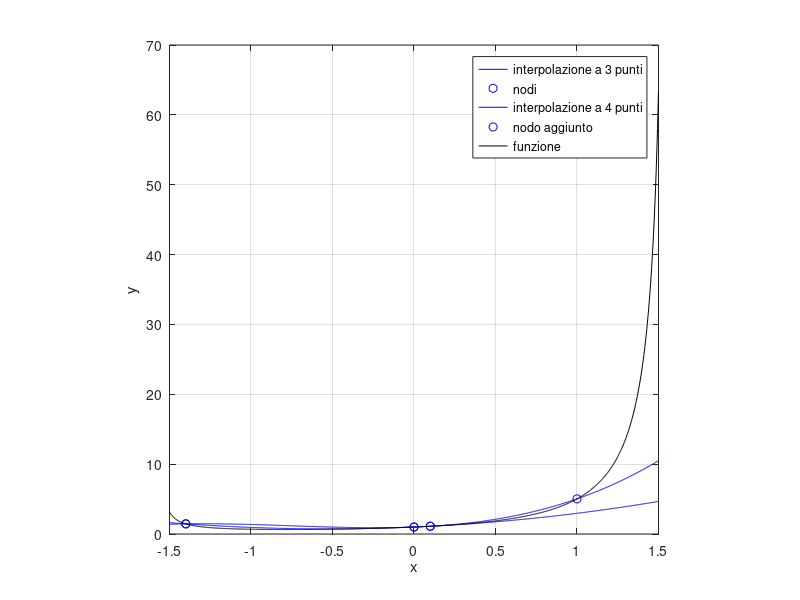

Recreate this plot in MATLAB.
% Esercizio 3
close all
clear
clc
format long e
% costruzione del polinomio interpolatore attraverso la matrice di 
% Vandermonde relativa a 3 punti di interpolazione
x_interp=[-1.4,0,0.1];
y_interp=[1.450850792298967,1,1.110719891073862]';
matrix=vander(x_interp);
coeff=matrix\y_interp;
%grafico
a=-1.5;
b=1.5;
x=linspace(a,b,1000);
y=polyval(coeff,x);
plot(x,y,'b')
hold on
plot(x_interp,y_interp,'ob')
axis square
grid on
xlabel('x')
ylabel('y')
% costruzione del polinomio interpolatore attraverso la matrice di 
% Vandermonde relativa a 4 punti di interpolazione
x_interp=[x_interp,1];
y_interp=[y_interp;5.031038733198447];
matrix=vander(x_interp);
coeff=matrix\y_interp;
y=polyval(coeff,x);
hold on
plot(x,y,'b')
plot(x_interp,y_interp,'ob')
% grafico della funzione
f=@(x) exp(x)./cos(x);
plot(x,f(x),'k')
legend('interpolazione a 3 punti','nodi','interpolazione a 4 punti','nodo aggiunto','funzione')
% costruzione del polinomio interpolatore attraverso la matrice di 
% Vandermonde con un numero crescente di punti di interpolazione
for n=10:10:100
    x_interp=linspace(a,b,n);
    y_interp=f(x_interp)';
    matrix=vander(x_interp);
    condiz(n/10)=cond(matrix);
    coeff=matrix\y_interp;
    y=polyval(coeff,x);
    y_bis=interp1(x_interp,y_interp,x);
    err(n/10)=norm(y-f(x),inf);
    err_bis(n/10)=norm(y_bis-f(x),inf);
end
disp('condizionamento')
[[10:10:100]' condiz']
disp('errore')
[[10:10:100]' err' err_bis']





